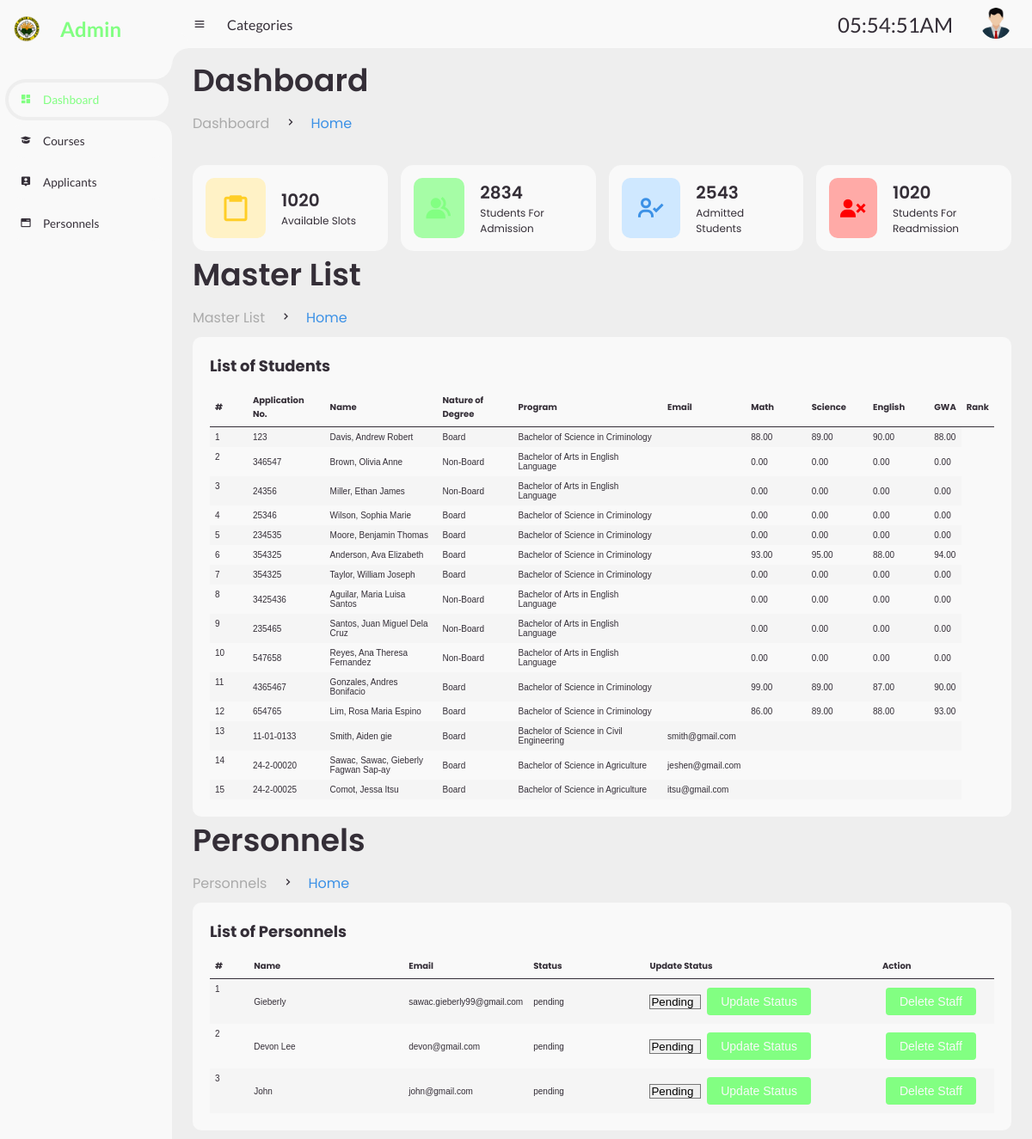
The page /backend/admin.php (signed in) on the database its author committed.
### tables this page shows
CREATE TABLE `admission_data` (
  `id` int(11) NOT NULL,
  `id_picture` longblob NOT NULL,
  `applicant_name` varchar(255) NOT NULL,
  `sent` enum('sent','unsent') DEFAULT 'unsent',
  `gender` varchar(10) NOT NULL,
  `birthdate` date NOT NULL,
  `birthplace` varchar(100) NOT NULL,
  `age` int(11) NOT NULL,
  `civil_status` varchar(20) NOT NULL,
  `citizenship` varchar(50) NOT NULL,
  `nationality` varchar(50) NOT NULL,
  `permanent_address` varchar(500) NOT NULL,
  `zip_code` int(4) NOT NULL,
  `phone_number` varchar(20) DEFAULT NULL,
  `facebook` varchar(255) NOT NULL,
  `email` varchar(25) NOT NULL,
  `contact_person_1` varchar(255) NOT NULL,
  `contact1_phone` varchar(50) NOT NULL,
  `relationship_1` varchar(10) NOT NULL,
  `contact_person_2` varchar(255) DEFAULT NULL,
  `contact_person_2_mobile` varchar(50) DEFAULT NULL,
  `relationship_2` varchar(10) DEFAULT NULL,
  `academic_classification` varchar(50) NOT NULL,
  `high_school_name_address` varchar(500) NOT NULL,
  `lrn` varchar(12) NOT NULL,
  `degree_applied` varchar(100) NOT NULL,
  `nature_of_degree` varchar(25) NOT NULL,
  `applicant_number` varchar(20) NOT NULL,
  `application_date` date NOT NULL,
  `english_grade` decimal(5,2) DEFAULT NULL,
  `english_2` decimal(5,2) DEFAULT NULL,
  `english_3` decimal(5,2) DEFAULT NULL,
  `math_grade` decimal(5,2) DEFAULT NULL,
  `math_2` decimal(5,2) DEFAULT NULL,
  `math_3` decimal(5,2) DEFAULT NULL,
  `science_grade` decimal(5,2) DEFAULT NULL,
  `science_2` decimal(5,2) DEFAULT NULL,
  `science_3` decimal(5,2) DEFAULT NULL,
  `gwa_grade` decimal(5,2) DEFAULT NULL,
  `test_score` decimal(5,2) DEFAULT NULL,
  `Result` varchar(255) DEFAULT NULL,
  `status` varchar(20) DEFAULT NULL,
  `appointment_date` date DEFAULT NULL,
  `appointment_time` time DEFAULT NULL,
  `appointment_status` enum('Accepted','Declined','Cancelled') DEFAULT NULL
);

CREATE TABLE `users` (
  `id` int(11) NOT NULL,
  `last_name` varchar(100) NOT NULL,
  `name` varchar(100) NOT NULL,
  `mname` varchar(100) NOT NULL,
  `email` varchar(100) NOT NULL,
  `password` varchar(100) NOT NULL,
  `userType` varchar(100) NOT NULL,
  `status` varchar(100) NOT NULL DEFAULT 'pending' COMMENT 'pending=no, verified=yes',
  `lstatus` varchar(255) NOT NULL DEFAULT 'Pending',
  `Department` varchar(255) DEFAULT NULL,
  `verification_code` varchar(10) DEFAULT NULL,
  `token` varchar(100) NOT NULL,
  `created_date` datetime NOT NULL DEFAULT current_timestamp(),
  `state` varchar(100) NOT NULL DEFAULT 'active' COMMENT 'active, inactive'
);

### Backend/admin.php (the view, shortened to what this page needs)
<?php
include("config.php");
function getAllStaff() {
    global $conn;
    $query = "SELECT id, name, email, userType, status FROM users WHERE userType = 'staff'";
    $result = $conn->query($query);
    return $result;
}
function getAllStudentFormData() {
    global $conn;
    $query = "SELECT id,applicant_number,degree_applied,nature_of_degree, applicant_name, email, math_grade, science_grade, english_grade, gwa_grade FROM admission_data";
    $result = $conn->query($query);
    return $result;
}
$studentFormData = getAllStudentFormData();
?>
<!DOCTYPE html>
<html lang="en" dir="ltr">
<head>
    <link rel="stylesheet" href="assets\css\admin.css" />
    <link href='https://unpkg.com/boxicons@2.0.9/css/boxicons.min.css' rel='stylesheet'>
</head>
<body>
    <section id="sidebar">
        <a class="brand">
            <img class="bsulogo" src="assets/images/BSU Logo1.png" alt="BSU LOGO">
            <span class="text">Admin</span>
        </a>
        <ul class="side-menu top">
            <li class="active">
                <a href="#" id="dashboard-link">
                    <i class='bx bxs-dashboard'></i>
                    <span class="text">Dashboard</span>
                </a>
            </li>
            <li class="">
                <a href="Courses.php" id="courses-link">
                <i class='bx bxs-graduation'></i>
                    <span class="text">Courses</span>
                </a>
            </li>
            <li class="">
                <a href="#" id="master-list-link">
                    <i class='bx bxs-user-pin'></i>
                    <span class="text">Applicants</span>
                </a>
            </li>
            <li class="">
                <a href="#" id="student-result-link">
                    <i class='bx bxs-window-alt'></i>
                    <span class="text">Personnels</span>
                </a>
            </li>
        </ul>
    </section>
    <section id="content">
        <nav>
            <i class='bx bx-menu'></i>
            <a>Categories</a>
            <div id="clock">8:10:45</div>
            <a href="#" class="profile" id="profile-button">
                <img src="assets/images/human icon.png" alt="User Profile">
            </a>
        </nav>
        <main>
            <div id="dashboard-content">
                <div class="head-title">
                    <div class="left">
                        <h1>Dashboard</h1>
                        <ul class="breadcrumb">
                            <li><a href="#">Dashboard</a></li>
                            <li><i class='bx bx-chevron-right'></i></li>
                            <li><a class="active" href="staff.html">Home</a></li>
                        </ul>
                    </div>
                </div>
                <ul class="box-info">
                    <li id="available-box">
                        <i class='bx bx-clipboard'></i>
                        <span class="text">
                            <h3>1020</h3>
                            <p>Available Slots</p>
                        </span>
                    </li>
                    <li id="admission-box">
                        <i class='bx bxs-group'></i>
                        <span class="text">
                            <h3>2834</h3>
                            <p>Students For Admission</p>
                        </span>
                    </li>
                    <li id="admitted-box">
                        <i class='bx bx-user-check'></i>
                        <span class="text">
                            <h3>2543</h3>
                            <p>Admitted Students</p>
                        </span>
                    </li>
                    <li id="readmitted-box">
                        <i class='bx bxs-user-x'></i>
                        <span class="text">
                            <h3>1020</h3>
                            <p>Students For Readmission</p>
                        </span>
                    </li>
                </ul>
            </div>
            <div id="master-list-content">
                <div class="head-title">
                    <div class="left">
                        <h1>Master List</h1>
                        <ul class="breadcrumb">
                            <li><a href="#">Master List</a></li>
                            <li><i class='bx bx-chevron-right'></i></li>
                            <li><a class="active" href="staff.html">Home</a></li>
                        </ul>
                    </div>
                </div>
                <div id="master-list">
                    <div class="table-data">
                        <div class="order">
                            <div class="head">
                                <div class="dropdown-nature">
                                <h3>List of Students</h3>
                            </div>
                            </div>
                            <div id="table-container">
                            <table>
                                <colgroup>
                                    <col style="width: 5%;">
                                    <col style="width: 10%;">
                                    <col style="width: 15%;">
                                    <col style="width: 10%;">
                                    <col style="width: 20%;">
                                    <col style="width: 8%;">
                                    <col style="width: 8%;">
                                    <col style="width: 8%;">
                                    <col style="width: 8%;">
                                </colgroup>
                                <thead>
                                    <tr>
                                        <th>#</th>
                                        <th>Application No.</th>
                                        <th>Name</th>
                                        <th>Nature of Degree</th>
                                        <th>Program</th>
                                        <th>Email</th>
                                        <th>Math</th>
                                        <th>Science</th>
                                        <th>English</th>
                                        <th>GWA</th>
                                        <th>Rank</th>
                                    </tr>
                                </thead>
                                <tbody>
                                <?php
    $counter = 1;
    while ($row = $studentFormData->fetch_assoc()) {
    ?>
        <tr>
            <td><?php echo $counter++; ?></td>
            <td><?php echo $row['applicant_number']; ?></td>
            <td><?php echo $row['applicant_name']; ?></td>
            <td><?php echo $row['nature_of_degree']; ?></td>
            <td><?php echo $row['degree_applied']; ?></td>
            <td><?php echo $row['email']; ?></td>
            <td><?php echo $row['math_grade']; ?></td>
            <td><?php echo $row['science_grade']; ?></td>
            <td><?php echo $row['english_grade']; ?></td>
            <td><?php echo $row['gwa_grade']; ?></td>
        </tr>
        <?php
    }
    ?>                      </tbody>
                            </table>
                        </div>
                    </div>
                </div>
                </div>
            </div>
            <div id="student-result-content">
                <div class="head-title">
                    <div class="left">
                        <h1>Personnels</h1>
                        <ul class="breadcrumb">
                            <li><a href="#">Personnels</a></li>
                            <li><i class='bx bx-chevron-right'></i></li>
                            <li><a class="active" href="staff.html">Home</a></li>
                        </ul>
                    </div>
                </div>
<div id="master-listpersonnel">
    <div class="table-data">
        <div class="order">
            <div class="head">
                <h3>List of Personnels</h3>
            </div>
            <div id="table-container">
                <table>
                    <colgroup>
                        <col style="width: 5%;">
                        <col style="width: 20%;">
                        <col style="width: 15%;">
                        <col style="width: 15%;">
                        <col style="width: 30%;">
                        <col style="width: 15%;">
                        <col style="width: 15%;">
                    </colgroup>
                    <thead>
                        <tr>
                            <th>#</th>
                            <th>Name</th>
                            <th>Email</th>
                            <th>Status</th>
                            <th>Update Status</th>
                            <th>Action</th>
                        </tr>
                    </thead>
                    <tbody id="stafflist">
                    <?php
    $counter = 1;
        $staffMembers = getAllStaff();
        while ($row = $staffMembers->fetch_assoc()) {
            ?>
            <tr>
                <td><?php echo $counter++; ?></td>
                <td><?php echo $row['name']; ?></td>
                <td><?php echo $row['email']; ?></td>
                <td><?php echo $row['status']; ?></td>
                <td>
                    <form method="post" action="">
                        <select name="newStatus">
                            <option value="pending">Pending</option>
                        </select>
                        <button type="submit" name="updateStatus">Update Status</button>
                    </form>
                </td>
                <td>
                    <form method="post" action="">
                        <button type="submit" name="deleteStaff">Delete Staff</button>
                    </form>
                </td>
            </tr>
            <?php
        }
        ?>
                    </tbody>
                </table>
            </div>
        </div>
    </div>
</div>
            </div>
        </main>
    </section>
</body>
</html>

### rows shown on the page
admission_data: applicant_number "123", applicant_name "Davis, Andrew Robert", nature_of_degree "Board", degree_applied "Bachelor of Science in Criminology", math_grade "88.00", science_grade "89.00", english_grade "90.00", gwa_grade "88.00"
admission_data: applicant_number "346547", applicant_name "Brown, Olivia Anne", nature_of_degree "Non-Board", degree_applied "Bachelor of Arts in English Language", math_grade "0.00", science_grade "0.00", english_grade "0.00", gwa_grade "0.00"
admission_data: applicant_number "24356", applicant_name "Miller, Ethan James", nature_of_degree "Non-Board", degree_applied "Bachelor of Arts in English Language", math_grade "0.00", science_grade "0.00", english_grade "0.00", gwa_grade "0.00"
admission_data: applicant_number "25346", applicant_name "Wilson, Sophia Marie", nature_of_degree "Board", degree_applied "Bachelor of Science in Criminology", math_grade "0.00", science_grade "0.00", english_grade "0.00", gwa_grade "0.00"
admission_data: applicant_number "234535", applicant_name "Moore, Benjamin Thomas", nature_of_degree "Board", degree_applied "Bachelor of Science in Criminology", math_grade "0.00", science_grade "0.00", english_grade "0.00", gwa_grade "0.00"
admission_data: applicant_number "354325", applicant_name "Anderson, Ava Elizabeth", nature_of_degree "Board", degree_applied "Bachelor of Science in Criminology", math_grade "93.00", science_grade "95.00", english_grade "88.00", gwa_grade "94.00"
admission_data: applicant_number "354325", applicant_name "Taylor, William Joseph", nature_of_degree "Board", degree_applied "Bachelor of Science in Criminology", math_grade "0.00", science_grade "0.00", english_grade "0.00", gwa_grade "0.00"
admission_data: applicant_number "3425436", applicant_name "Aguilar, Maria Luisa Santos", nature_of_degree "Non-Board", degree_applied "Bachelor of Arts in English Language", math_grade "0.00", science_grade "0.00", english_grade "0.00", gwa_grade "0.00"
admission_data: applicant_number "235465", applicant_name "Santos, Juan Miguel Dela Cruz", nature_of_degree "Non-Board", degree_applied "Bachelor of Arts in English Language", math_grade "0.00", science_grade "0.00", english_grade "0.00", gwa_grade "0.00"
admission_data: applicant_number "547658", applicant_name "Reyes, Ana Theresa Fernandez", nature_of_degree "Non-Board", degree_applied "Bachelor of Arts in English Language", math_grade "0.00", science_grade "0.00", english_grade "0.00", gwa_grade "0.00"
admission_data: applicant_number "4365467", applicant_name "Gonzales, Andres Bonifacio", nature_of_degree "Board", degree_applied "Bachelor of Science in Criminology", math_grade "99.00", science_grade "89.00", english_grade "87.00", gwa_grade "90.00"
admission_data: applicant_number "654765", applicant_name "Lim, Rosa Maria Espino", nature_of_degree "Board", degree_applied "Bachelor of Science in Criminology", math_grade "86.00", science_grade "89.00", english_grade "88.00", gwa_grade "93.00"
admission_data: applicant_number "11-01-0133", applicant_name "Smith, Aiden gie", nature_of_degree "Board", degree_applied "Bachelor of Science in Civil Engineering", email "smith@gmail.com"
admission_data: applicant_number "24-2-00020", applicant_name "Sawac, Sawac, Gieberly Fagwan Sap-ay", nature_of_degree "Board", degree_applied "Bachelor of Science in Agriculture", email "jeshen@gmail.com"
admission_data: applicant_number "24-2-00025", applicant_name "Comot, Jessa Itsu", nature_of_degree "Board", degree_applied "Bachelor of Science in Agriculture", email "itsu@gmail.com"
users: name "Gieberly", email "sawac.gieberly99@gmail.com", status "pending"
users: name "Devon Lee", email "devon@gmail.com", status "pending"
users: name "John", email "john@gmail.com", status "pending"
